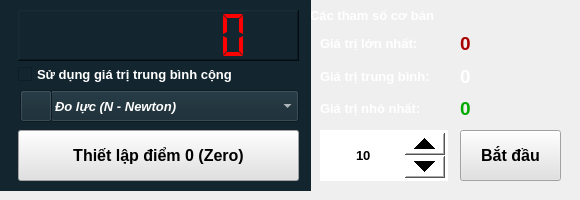
   <widget class="QWidget" name="tab_Infor">
    <attribute name="title">
     <string>     Điều khiển     </string>
    </attribute>
    <widget class="QWidget" name="verticalLayoutWidget">
     <property name="geometry">
      <rect>
       <x>320</x>
       <y>30</y>
       <width>128</width>
       <height>92</height>
      </rect>
     </property>
     <layout class="QVBoxLayout" name="verticalLayout">
      <item>
       <widget class="QLabel" name="label">
        <property name="font">
         <font>
          <pointsize>10</pointsize>
          <bold>true</bold>
         </font>
        </property>
        <property name="styleSheet">
         <string notr="true">color: rgb(255, 255, 255);</string>
        </property>
        <property name="text">
         <string>Giá trị lớn nhất:</string>
        </property>
       </widget>
      </item>
      <item>
       <widget class="QLabel" name="label_3">
        <property name="font">
         <font>
          <pointsize>10</pointsize>
          <bold>true</bold>
         </font>
        </property>
        <property name="styleSheet">
         <string notr="true">color: rgb(255, 255, 255);</string>
        </property>
        <property name="text">
         <string>Giá trị trung bình:</string>
        </property>
       </widget>
      </item>
      <item>
       <widget class="QLabel" name="label_2">
        <property name="font">
         <font>
          <pointsize>10</pointsize>
          <bold>true</bold>
         </font>
        </property>
        <property name="styleSheet">
         <string notr="true">color: rgb(255, 255, 255);</string>
        </property>
        <property name="text">
         <string>Giá trị nhỏ nhất:</string>
        </property>
       </widget>
      </item>
     </layout>
    </widget>
    <widget class="QWidget" name="verticalLayoutWidget_2">
     <property name="geometry">
      <rect>
       <x>460</x>
       <y>30</y>
       <width>101</width>
       <height>92</height>
      </rect>
     </property>
     <layout class="QVBoxLayout" name="verticalLayout_2">
      <item>
       <widget class="QLabel" name="label_ValueMax">
        <property name="font">
         <font>
          <pointsize>14</pointsize>
          <bold>true</bold>
         </font>
        </property>
        <property name="styleSheet">
         <string notr="true">color: rgb(170, 0, 0);</string>
        </property>
        <property name="text">
         <string>0</string>
        </property>
       </widget>
      </item>
      <item>
       <widget class="QLabel" name="label_ValueAvg">
        <property name="font">
         <font>
          <pointsize>14</pointsize>
          <bold>true</bold>
         </font>
        </property>
        <property name="styleSheet">
         <string notr="true">color: rgb(255, 255, 255);</string>
        </property>
        <property name="text">
         <string>0</string>
        </property>
       </widget>
      </item>
      <item>
       <widget class="QLabel" name="label_ValueMin">
        <property name="font">
         <font>
          <pointsize>14</pointsize>
          <bold>true</bold>
         </font>
        </property>
        <property name="styleSheet">
         <string notr="true">color: rgb(0, 170, 0);</string>
        </property>
        <property name="text">
         <string>0</string>
        </property>
       </widget>
      </item>
     </layout>
    </widget>
    <widget class="QSpinBox" name="spinBox_setSample">
     <property name="geometry">
      <rect>
       <x>320</x>
       <y>130</y>
       <width>128</width>
       <height>51</height>
      </rect>
     </property>
     <property name="font">
      <font>
       <pointsize>10</pointsize>
       <bold>true</bold>
      </font>
     </property>
     <property name="styleSheet">
      <string notr="true">QSpinBox
{
background-color: rgb(255, 255, 255);
color: rgb(0, 0, 0);
}
QSpinBox::up-button
{
    min-width:40px;
    min-height: 20px;
}
QSpinBox::down-button
{
    min-width: 40px;
    min-height: 20px;
}
</string>
     </property>
     <property name="alignment">
      <set>Qt::AlignCenter</set>
     </property>
     <property name="minimum">
      <number>1</number>
     </property>
     <property name="maximum">
      <number>9999999</number>
     </property>
     <property name="value">
      <number>10</number>
     </property>
    </widget>
    <widget class="QPushButton" name="pushButton_getSamples">
     <property name="geometry">
      <rect>
       <x>460</x>
       <y>130</y>
       <width>101</width>
       <height>51</height>
      </rect>
     </property>
     <property name="font">
      <font>
       <pointsize>12</pointsize>
       <bold>true</bold>
      </font>
     </property>
     <property name="styleSheet">
      <string notr="true">background-color: rgb(225, 225, 225);</string>
     </property>
     <property name="text">
      <string>Bắt đầu</string>
     </property>
    </widget>
    <widget class="QLabel" name="label_sampleInfo">
     <property name="geometry">
      <rect>
       <x>310</x>
       <y>2</y>
       <width>261</width>
       <height>26</height>
      </rect>
     </property>
     <property name="font">
      <font>
       <pointsize>10</pointsize>
       <bold>true</bold>
      </font>
     </property>
     <property name="styleSheet">
      <string notr="true">color: rgb(255, 255, 255);</string>
     </property>
     <property name="text">
      <string>Các tham số cơ bản</string>
     </property>
    </widget>
    <widget class="QFrame" name="frame_2">
     <property name="geometry">
      <rect>
       <x>0</x>
       <y>0</y>
       <width>311</width>
       <height>191</height>
      </rect>
     </property>
     <property name="styleSheet">
      <string notr="true">background-color: #132630;</string>
     </property>
     <property name="frameShape">
      <enum>QFrame::NoFrame</enum>
     </property>
     <property name="frameShadow">
      <enum>QFrame::Raised</enum>
     </property>
     <widget class="QPushButton" name="pushButton_SetZero">
      <property name="geometry">
       <rect>
        <x>18</x>
        <y>130</y>
        <width>281</width>
        <height>51</height>
       </rect>
      </property>
      <property name="font">
       <font>
        <pointsize>12</pointsize>
        <bold>true</bold>
       </font>
      </property>
      <property name="styleSheet">
       <string notr="true">background-color: rgb(225, 225, 225);</string>
      </property>
      <property name="text">
       <string>Thiết lập điểm 0 (Zero)</string>
      </property>
     </widget>
     <widget class="QLCDNumber" name="lcdNumber_Value">
      <property name="geometry">
       <rect>
        <x>18</x>
        <y>10</y>
        <width>281</width>
        <height>51</height>
       </rect>
      </property>
      <property name="styleSheet">
       <string notr="true">background-color: #132630;
color: rgb(255, 0, 0);</string>
      </property>
      <property name="frameShape">
       <enum>QFrame::WinPanel</enum>
      </property>
      <property name="lineWidth">
       <number>1</number>
      </property>
      <property name="smallDecimalPoint">
       <bool>false</bool>
      </property>
      <property name="digitCount">
       <number>7</number>
      </property>
      <property name="segmentStyle">
       <enum>QLCDNumber::Flat</enum>
      </property>
      <property name="value" stdset="0">
       <double>0.000000000000000</double>
      </property>
      <property name="intValue" stdset="0">
       <number>0</number>
      </property>
     </widget>
     <widget class="QCheckBox" name="checkBox_setMathAvg">
      <property name="geometry">
       <rect>
        <x>18</x>
        <y>61</y>
        <width>281</width>
        <height>27</height>
       </rect>
      </property>
      <property name="font">
       <font>
        <pointsize>10</pointsize>
        <bold>true</bold>
       </font>
      </property>
      <property name="styleSheet">
       <string notr="true">color: rgb(255, 255, 255);</string>
      </property>
      <property name="text">
       <string>Sử dụng giá trị trung bình cộng</string>
      </property>
     </widget>
     <widget class="QComboBox" name="comboBox_Unit">
      <property name="geometry">
       <rect>
        <x>50</x>
        <y>90</y>
        <width>249</width>
        <height>32</height>
       </rect>
      </property>
      <property name="font">
       <font>
        <pointsize>10</pointsize>
        <italic>true</italic>
        <bold>true</bold>
       </font>
      </property>
      <property name="styleSheet">
       <string notr="true">color: rgb(255, 255, 255);</string>
      </property>
      <item>
       <property name="text">
        <string>Đo lực (N - Newton)</string>
       </property>
      </item>
      <item>
       <property name="text">
        <string>Đo khối lượng (G - Gram)</string>
       </property>
      </item>
      <item>
       <property name="text">
        <string>Đo khối lượng (Kg - Kilogram)</string>
       </property>
      </item>
      <item>
       <property name="text">
        <string>Đo trọng lượng (N - Newton)</string>
       </property>
      </item>
     </widget>
     <widget class="QPushButton" name="pushButton">
      <property name="geometry">
       <rect>
        <x>20</x>
        <y>90</y>
        <width>32</width>
        <height>32</height>
       </rect>
      </property>
      <property name="styleSheet">
       <string notr="true"/>
      </property>
      <property name="text">
       <string/>
      </property>
      <property name="icon">
       <iconset resource="../image.qrc">
        <normaloff>:/image/MFS1101_Icon.jpg</normaloff>:/image/MFS1101_Icon.jpg</iconset>
      </property>
      <property name="iconSize">
       <size>
        <width>32</width>
        <height>32</height>
       </size>
      </property>
     </widget>
    </widget>
   </widget>
